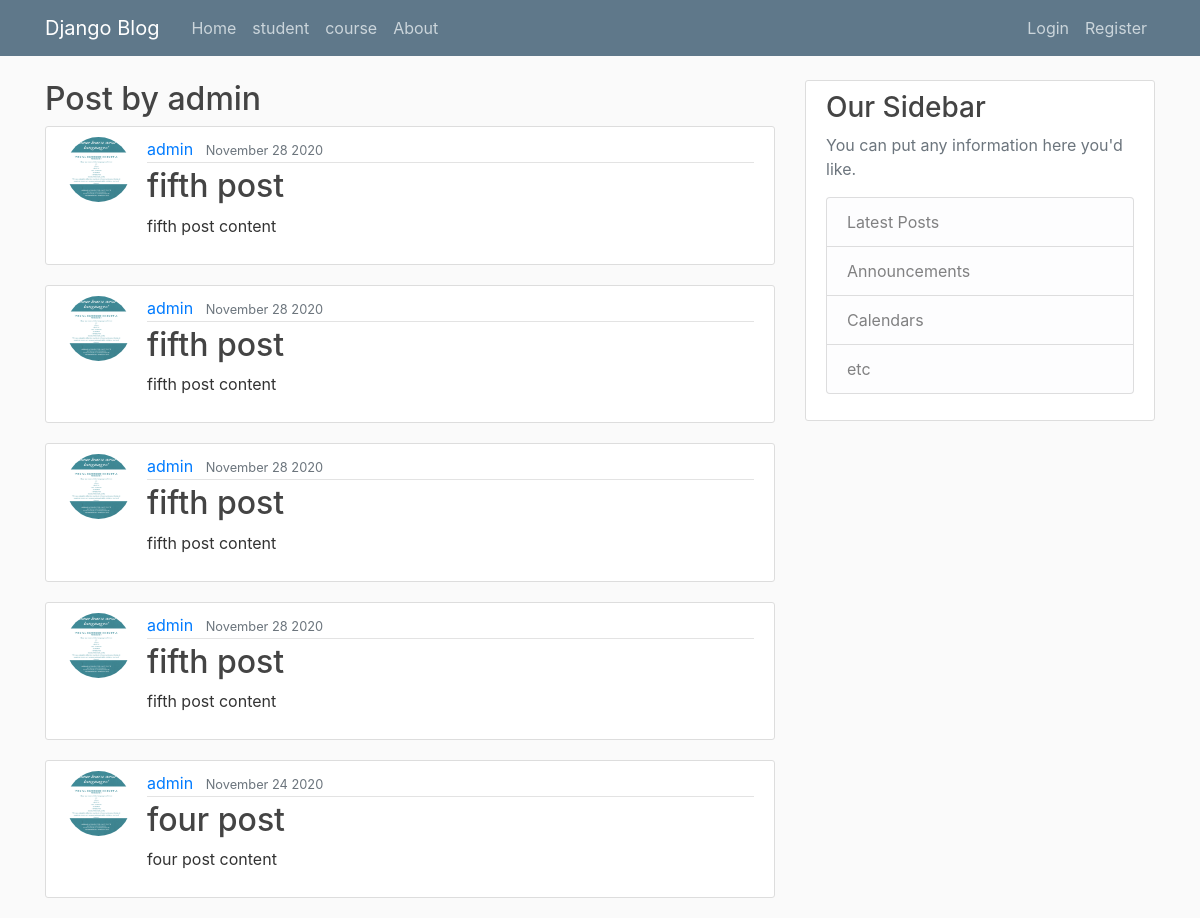
The app's page /blog/post/admin, older data.
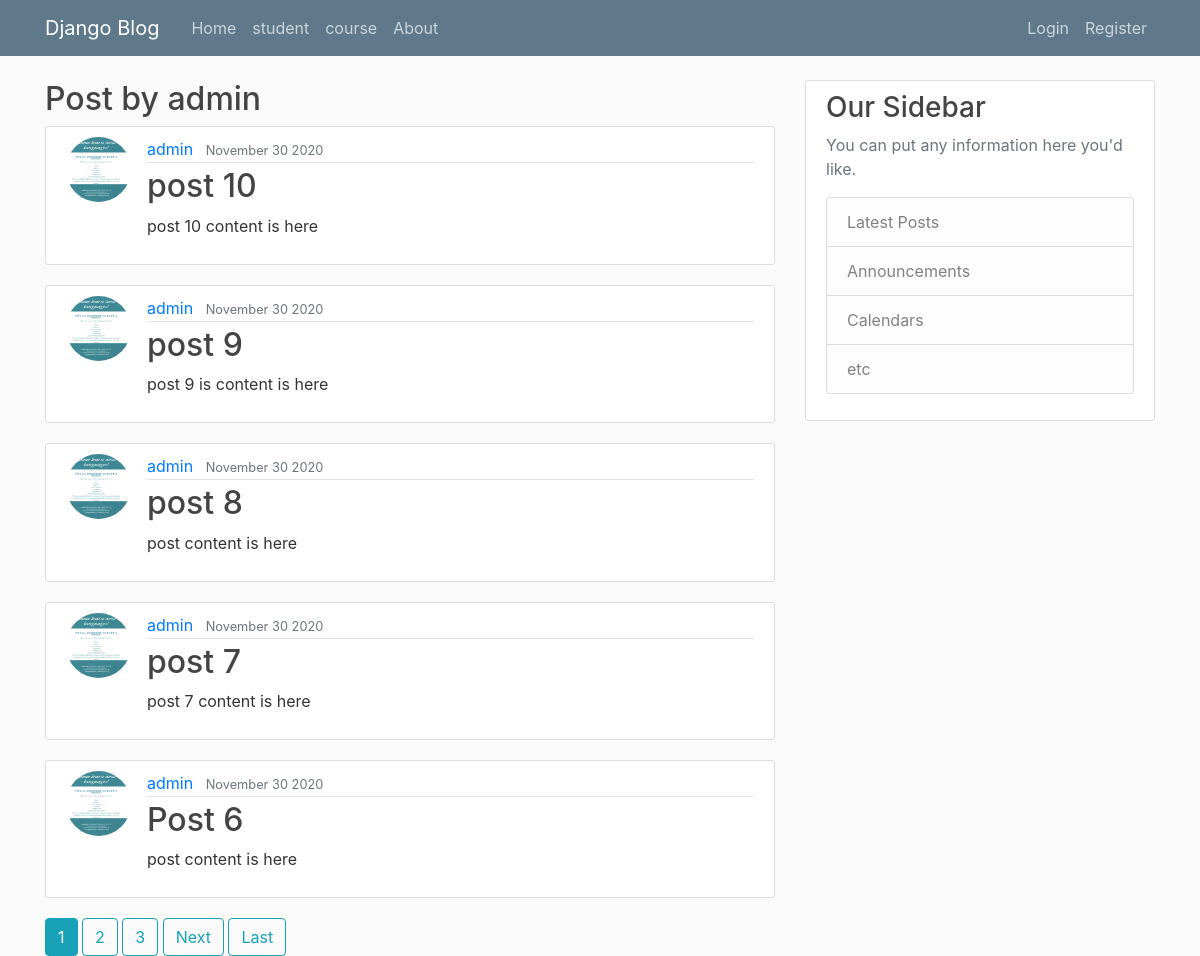
The same page, newer data.
### blog/models.py (models this page shows, shortened)
class post(models.Model):
    title=models.CharField(max_length=64)
    content=models.TextField()
    date_posted=models.DateTimeField(default=timezone.now)
    author=models.ForeignKey(User,on_delete=models.CASCADE)

### users/models.py (models this page shows, shortened)
class profile(models.Model):
    user=models.OneToOneField(User,on_delete=models.CASCADE,related_name="profile")
    image=models.ImageField(default='default.jpg',upload_to='profile_pic')

### blog/views.py (the view)
# urls.py: path("post/<str:username>", UserPostListView.as_view(), name="user-post"),
class UserPostListView(ListView):
    model = post
    template_name = 'blog/user_post.html'
    context_object_name = 'posts'
    ordering = ['-date_posted']
    paginate_by = 5
    def get_queryset(self):
        user=get_object_or_404(User,username=self.kwargs.get('username'))
        return post.objects.filter(author=user).order_by('-date_posted')

### blog/templates/blog/user_post.html (shortened to what this page needs)
{% extends "blog/layout.html" %}
{% block content %}
    <h2> Post by {{ view.kwargs.username }}</h2>
    {% for post in posts %}
      <article class="media content-section">
       <img class="rounded-circle article-img" src="{{ post.author.profile.image.url }}" alt="">
       <div class="media-body">
        <div class="article-metadata">
          <a class="mr-2" href="#">{{ post.author }}</a>
          <small class="text-muted">{{ post.date_posted |date:"F d Y" }}</small>
        </div>
        <h2><a class="article-title" href="{% url 'post-detail' post.id %}">{{ post.title }}</a></h2>
        <p class="article-content">{{ post.content }}</p>
      </div>
    </article>
    {% endfor %}
    {% if is_paginated %}
        {%  for num in page_obj.paginator.page_range %}
            {% if num == page_obj.number %}
                <a  class="btn btn-info" href="?page={{ num }}">{{ num }}</a>
            {% elif num > page_obj.number|add:'-3' and num < page_obj.number|add:'3' %}
                <a  class="btn btn-outline-info" href="?page={{ num }}">{{ num }}</a>
            {% endif %}
        {% endfor %}
        {% if page_obj.has_next %}
            <a class="btn btn-outline-info" href="?page={{ page_obj.next_page_number }}">Next</a>
            <a class="btn btn-outline-info" href="?page={{ page_obj.paginator.num_page }}">Last</a>
        {% endif %}
    {% endif %}
{% endblock %}

Row changes from the older to the newer data that the page shows:
no longer on this page (row unchanged): post: author.profile.image (picture), author "admin", date_posted "November 28 2020", title "fifth post", content "fifth post content"
no longer on this page (row unchanged): post: author.profile.image (picture), author "admin", date_posted "November 28 2020", title "fifth post", content "fifth post content"
no longer on this page (row unchanged): post: author.profile.image (picture), author "admin", date_posted "November 28 2020", title "fifth post", content "fifth post content"
no longer on this page (row unchanged): post: author.profile.image (picture), author "admin", date_posted "November 28 2020", title "fifth post", content "fifth post content"
no longer on this page (row unchanged): post: author.profile.image (picture), author "admin", date_posted "November 24 2020", title "four post", content "four post content"
added post: author.profile.image (picture), author "admin", date_posted "November 30 2020", title "post 10", content "post 10 content is here"
added post: author.profile.image (picture), author "admin", date_posted "November 30 2020", title "post 9", content "post 9 is content is here"
added post: author.profile.image (picture), author "admin", date_posted "November 30 2020", title "post 8", content "post content is here"
added post: author.profile.image (picture), author "admin", date_posted "November 30 2020", title "post 7", content "post 7 content is here"
added post: author.profile.image (picture), author "admin", date_posted "November 30 2020", title "Post 6", content "post content is here"
Text that changed along with them:
new list line: "1"
new list line: "2"
new list line: "3"
text now shown: "Next Last"
